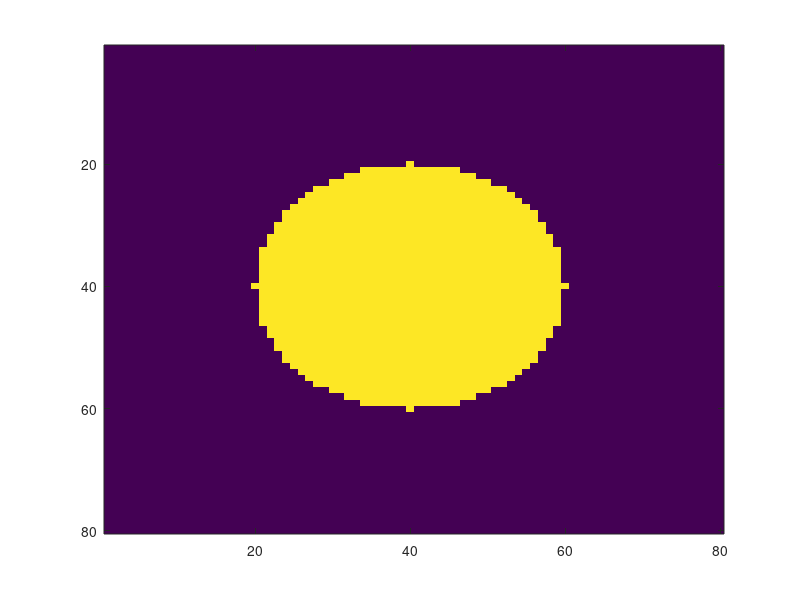

Write the MATLAB code that produced this figure.
%Circle with radius centered at 40,40 in an 80x80image
frameEdgeLength = 80;

% create circle in center; center has ones and surround has zeros
[rr cc] = meshgrid(1:frameEdgeLength);
C = sqrt((rr-round(frameEdgeLength/2)).^2+ ... 
    (cc-round(frameEdgeLength/2)).^2)<=20;

% change data type
C = uint8(C);

% get indices for surround
indSurround = find(C==0);

% shuffle the indices for the surround 
indSurrShuffled = randperm(length(indSurround));

C([indSurround]) = C(indSurround(indSurrShuffled));
imagesc(C)

